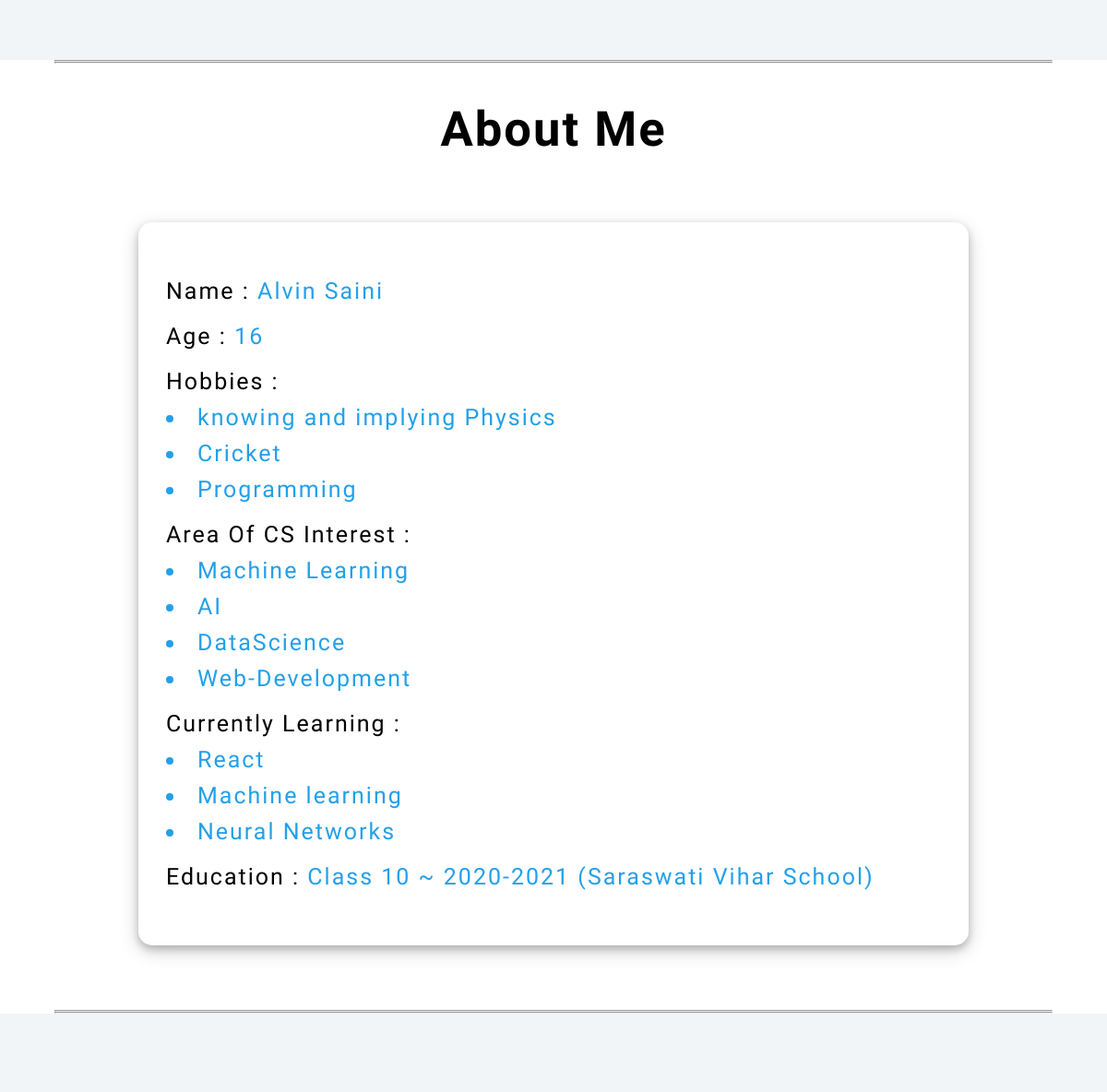
/ (middle part), run on an earlier commit of the app's database.
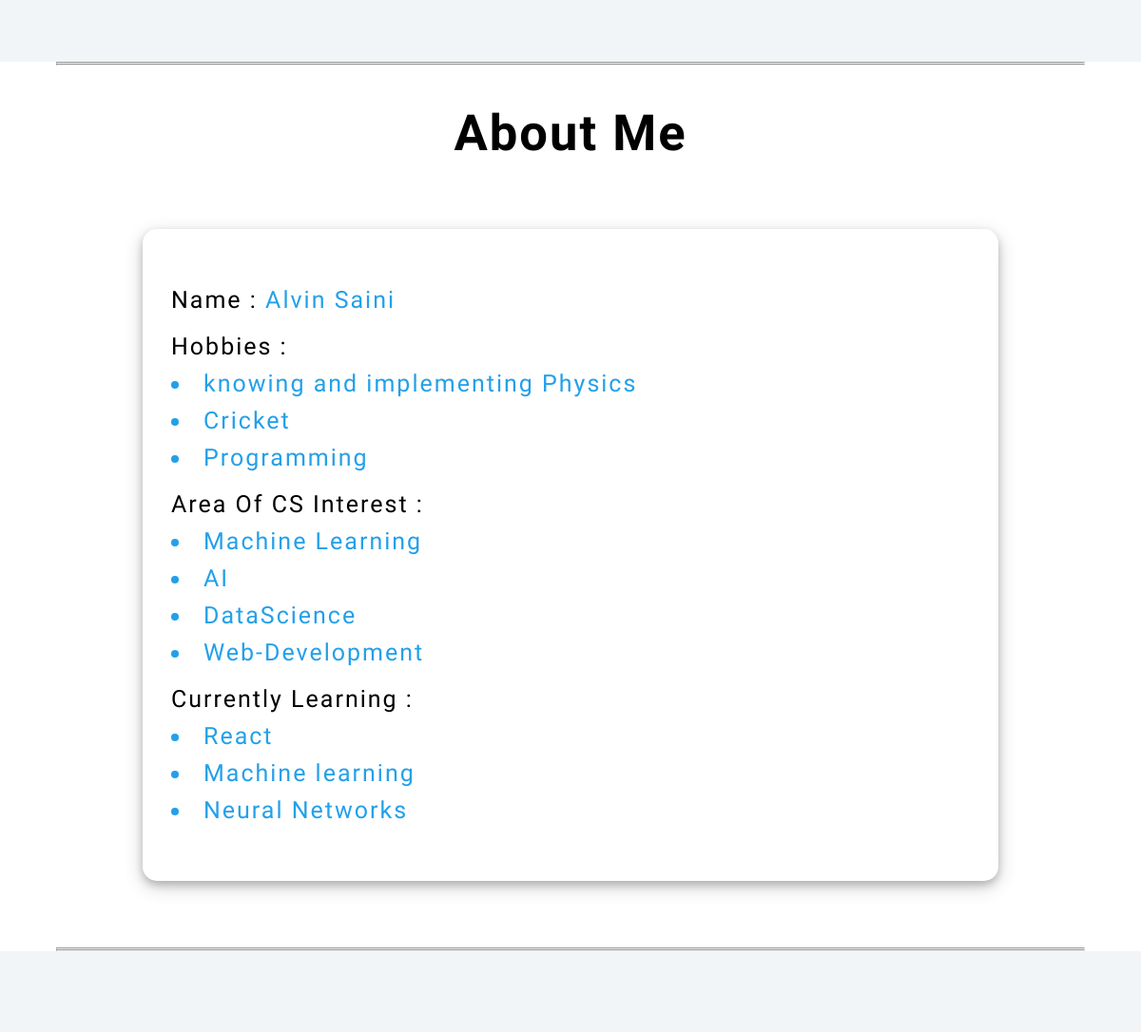
And on a later commit of the database.
### mainapp/models.py (models this page shows, shortened)
class About(models.Model):
	key=models.CharField(max_length=50)
	value=models.TextField()
	id=models.IntegerField(primary_key=True)

### mainapp/views.py (the view)
# urls.py: path("",views.Index,name="index"),
def Index(request):
    context=genrateData()
    return render(request, "index.html", context=context)

### mainapp/models.py (called while the page is built)
    def __str__(self):
	    	return(self.what_you_do)

### mainapp/templatetags/custom_tags.py (called while the page is built)
@register.filter(name='split')
def split(value, key):
    return value.split(key)

### mainapp/views.py (called while the page is built)
def genrateData():
    skilldic = {}
    for i in Skill.objects.values():
        skilldic[i["skill"]] = i["level"]
    context = {"skillist": skilldic, "idos": idos.objects.all(
    ), "about": About.objects.values()}
    return context

### template/index.html (shortened to what this page needs)
{%extends 'base.html'%}
{% load custom_tags %}
{%block links%}
<link rel="stylesheet" href="/static/css/style.css" />
{%endblock links%}
{%block body%}
<main>
  <section id="ido" class="third-sec ">
  </section>
  <section id="about" class="fourth-sec ">
    <hr>
  <hr>
    <div class="heading">
      <h1>About Me</h1>
    </div>
    <div class="shadow-box">
      {% for dict in about%}
      <div id="{{dict.id}}" class="pair">
      <span class="keys">{{dict.key}} : </span>
      {% if dict.value|split:","|length == 1 %}
      <span class="values">{{dict.value}}</span>
      {% else %}
      {% for val in dict.value|split:"," %}
      <li class="values margin-top">{{val}} </li>
      {% endfor %}
      {% endif %}
      </div>
      {% endfor %}
    </div>
    <hr>
    <hr>
  </section>
  <section id="contact" class="fifth-sec ">
    <div class="heading ">
    </div>
  </section>
</main>
{%endblock body%}

### template/base.html (shortened to what this page needs)
<!DOCTYPE html>
{% load static%}
<html lang="en">
  <head>
    {%block links%} {%endblock links%}
    </head>
  <body>
    {%block body%}{%endblock body%}
  </body>
  </body>
</html>

### static/css/style.css (style rules this page uses)
:root { --bluewhite: hsl(210, 36%, 96%); --primary-color: rgb(35, 160, 233); --transition: linear 0.4s; --audio:"Audiowide", cursive; --baumans: 'Baumans', cursive; --black:#000; --background:rgba(0, 0, 0, 0.19); --fbig:35px; --fsmall:25px; }
* { margin: 0; padding: 0; scroll-behavior: smooth; letter-spacing:2.0px; }
body { font-family: var(--baumans); background-color: var(--bluewhite); overflow-x:hidden ; }
hr { width: 90vw; margin: auto; }
.heading { text-align: center; font-size: var(--fbig); font-family: var(--audio); padding-top: 40px; letter-spacing:2.0px; }
.third-sec { max-width: 100vw; min-height: 110vh; }
.fourth-sec { min-height: 100vh; margin: 50px 0px; overflow: hidden; background-color: white ; }
.shadow-box { margin: auto; margin-top: 70px; margin-bottom: 70px; padding: 50px 30px; max-width: 70vw; border-radius: 15px; box-shadow: 0 4px 8px 0 rgba(0, 0, 0, 0.2), 0 6px 20px 0 rgba(0, 0, 0, 0.19); display: grid; grid-template-columns: 1fr; }
.pair { margin:10px 0px; }
.keys { font-size: var(--fsmall); }
.values { color:var(--primary-color); font-size: var(--fsmall); }
.margin-top { margin-top:10px; }
.fifth-sec { min-height: 100vh; margin: 30px 0px; padding-bottom: 45px; }

What changed in the data, as far as the page shows it:
removed About: key "Age", value "16"
removed About: key "Education", value "Class 10 ~ 2020-2021 (Saraswati Vihar School)"
Also different on the page:
new list line: "knowing and implementing Physics"
list line gone: "knowing and implying Physics"
